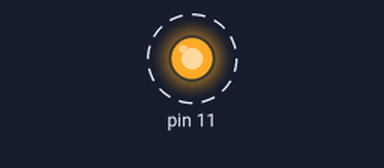
A program run on a simulated Raspberry Pi (header pin numbers). Shown: output pins drawn as LEDs (lit = HIGH). Dashed ring = blinking. What the program prints to the terminal is not drawn.

Above: at 0.5 s.
Timing chart, 0 to 4.6 s (numbered marks = the images above):
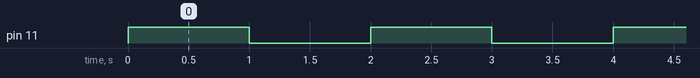

Measured:
- by itself, pin 11: alternates HIGH for 1.0 s and LOW for 1.0 s

The program:

prog.py
```python
# -*- coding: utf-8 -*-
import RPi.GPIO as GPIO
import time
 # BOARD编号方式，基于插座引脚编号
GPIO.setmode(GPIO.BOARD)
 # 输出模式
GPIO.setup(11, GPIO.OUT)
try:
    while True:
        GPIO.output(11, GPIO.HIGH)
        print("on")
        time.sleep(1)
        GPIO.output(11, GPIO.LOW)
        print("out")
        time.sleep(1)
except KeyboardInterrupt:
    pass
finally:
    GPIO.cleanup()
```
